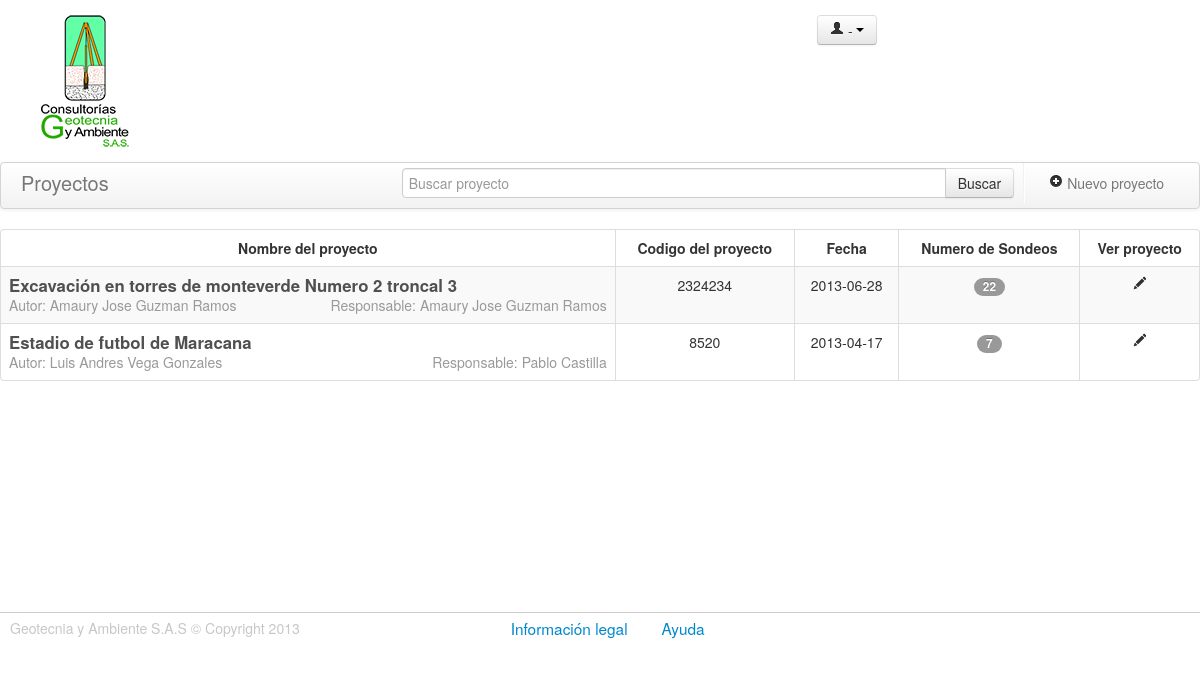
/proyectos.php, run on the app's committed database.
### tables this page shows
CREATE TABLE IF NOT EXISTS `proyectos` (
  `id_proyecto` int(30) NOT NULL AUTO_INCREMENT COMMENT 'Id del proyecto\r\n',
  `codigo_proyecto` int(30) NOT NULL COMMENT 'Codigo unico de proyecto',
  `nombre_proyecto` varchar(200) DEFAULT NULL COMMENT 'Nombre del proyecto',
  `lugar` varchar(200) DEFAULT NULL COMMENT 'Lugar donde se realiza el proyecto\r\n',
  `contratista` varchar(100) DEFAULT NULL COMMENT 'Nombre del contratista\r\n',
  `fecha` date NOT NULL COMMENT 'Fecha del proyecto\r\n',
  `fk_id_autor` int(11) NOT NULL,
  `fk_id_responsable` int(19) NOT NULL,
  `estado` int(11) NOT NULL DEFAULT '1',
  PRIMARY KEY (`id_proyecto`),
  UNIQUE KEY `codigo_proyecto` (`codigo_proyecto`),
  KEY `fk_id_autor` (`fk_id_autor`),
  KEY `fk_id_responsable` (`fk_id_responsable`)
);

CREATE TABLE IF NOT EXISTS `usuarios` (
  `id_usuario` int(30) NOT NULL AUTO_INCREMENT COMMENT 'Id del usuario',
  `cedula` int(30) NOT NULL COMMENT 'Cedula de los usuarios del sistema\r\n',
  `nombres` varchar(100) NOT NULL COMMENT 'Nombres del usuario',
  `apellidos` varchar(100) NOT NULL COMMENT 'Apellidos usuario',
  `tipo` varchar(100) NOT NULL COMMENT 'Tipo de usuario: Laboratorista , Ingeniero , Administrador.',
  `nombre_usuario` varchar(100) NOT NULL COMMENT 'Nombre de usuario',
  `password` varchar(50) NOT NULL COMMENT 'Contraseña',
  `estado` int(11) NOT NULL,
  PRIMARY KEY (`id_usuario`),
  UNIQUE KEY `cedula` (`cedula`)
);

### includes/proyectos.php (called while the page is built, shortened)
<?php
class proyectos extends DataBase {
	function getDatosProyectos( $busqueda = '' ) {
		$retorno = false;
		$sql = "SELECT
					  p.id_proyecto,
					  p.codigo_proyecto,
					  p.nombre_proyecto,
					  p.lugar,
					  p.contratista,
					  p.fecha,
					  p.fk_id_autor,
					  u.Nombres as nombres_autor,
					  u.apellidos as apellidos_autor,
					  p.fk_id_responsable,
					  r.Nombres as nombres_responsable,
					  r.apellidos as apellidos_responsable,
					  (SELECT count(*) FROM sondeos WHERE fk_idproyecto=p.id_proyecto ) AS cantidad
  				FROM
 					  proyectos p,usuarios u,usuarios r
  				where
  				      p.fk_id_autor=u.id_usuario and p.fk_id_responsable=r.id_usuario and p.estado='1'";
		$respuesta = $this->query($sql);
		if ( $respuesta ) {
			$matriz = array();
			while ( $fila = $respuesta->fetch_object() ) {
				$matriz[] = $fila;
			}
			$retorno = $matriz;
		}
		return $retorno;
	}
}
?>

### proyectos.php (the view, shortened to what this page needs)
<?php
  require_once('includes/proyectos.php');
  $data=$_SESSION['usuario'];
  $proyectosClass = new proyectos();
  if(isset($_GET['busqueda'])){
    $proyectos = $proyectosClass->getDatosProyectos($_GET['busqueda']);
  }
  else{
    $proyectos = $proyectosClass->getDatosProyectos();
  }
?>
<!DOCTYPE html>
<html class="no-js">
  <head>
    <link rel="stylesheet" href="assets/css/bootstrap.css">
    <link rel="stylesheet" href="assets/css/base.css">
    <link rel="stylesheet" href="assets/css/proyectos.css">
    <link rel="stylesheet" href="http://code.jquery.com/ui/1.10.1/themes/base/jquery-ui.css" />
  </head>
  <body>
    <div class="row-fluid header">
      <div class="span2">
        <a href="proyectos.php">
          <figure class="logo"></figure>
        </a>
      </div>
      <h3 class="span4 header-title"> </h3>
      <div class="btn-group span3 offset2 datos-perfil ">
        <a class="btn dropdown-toggle" data-toggle="dropdown" href="#">
          <span><i class="icon-user"></i><?php echo $data['tipo']." - ".$data['nombres']." ".$data['apellidos']; ?></span>
            <span class="caret"></span>
        </a>
      </div>
    </div>
    <div class="row-fluid cuerpo-proyectos">
      <div class="navbar">
        <div class="navbar-inner">
          <div class="container">
            <a class="brand" id="listar" href="proyectos.php" data-toggle="tooltip" title="Click listar todos los proyectos">Proyectos</a>
            <ul class="nav pull-right">
              <li class="divider-vertical"></li>
              <li>
                <a href="#Nuevoproyecto" role="button"  data-toggle="modal">
                  <i  class="icon-plus-sign"></i> Nuevo proyecto
                </a>
              </li>
            </ul>
            <form id="buscarProyecto" action="proyectos.php" class="navbar-form pull-right ">
              <div class="input-append  input-block-level">
                <input type="text" name='busqueda' placeholder="Buscar proyecto" class="input-xxlarge" >
                <button type="submit" class="btn" >Buscar</button>
              </div>
            </form>
          </div>
        </div>
      </div>
      <table id="proyectos" class="table table-hover table-striped table-bordered ">
        <thead>
          <tr>
            <th>Nombre del proyecto</th>
            <th>Codigo del proyecto</th>
            <th>Fecha</th>
            <th>Numero de Sondeos </th>
            <th>Ver proyecto</th>
          </tr>
        </thead>
        <tbody>
          <?php if ( count( $proyectos ) ) : ?>
          <?php foreach ( $proyectos as $proyecto ) : ?>
          <tr>
            <td>
              <a  href="sondeos.php?idp=<?php echo $proyecto->id_proyecto; ?>"><span class="pull-left titulo-proyectos brand"><?php echo $proyecto->nombre_proyecto; ?></span></a>
              <br>
              <span class="muted pull-left">Autor: <?php echo $proyecto->nombres_autor.' '.$proyecto->apellidos_autor ?></span>
              <span class="muted pull-right">Responsable: <?php echo $proyecto->nombres_responsable.' '.$proyecto->apellidos_responsable ?></span>
            </td>
            <td><?php echo $proyecto->codigo_proyecto; ?></td>
            <td><?php echo $proyecto->fecha; ?></td>
            <td>
              <span class="badge"><?php echo $proyecto->cantidad; ?></span>
            </td>
            <td>
              <a href="sondeos.php?idp=<?php echo $proyecto->id_proyecto; ?>"><i class="icon-pencil"></i></a>
            </td>
          </tr>
          <?php endforeach; ?>
          <?php endif ?>
        </tbody>
      </table>
    </div>
    <div class="row-fluid footer ">
      <footer class="span12">
        <p class="copiright span4" >Geotecnia y Ambiente S.A.S &copy; Copyright 2013</p>
        <p class="span6 offset1">
          <a href="#legal" role="button" data-toggle="modal" class="links-footer">Información legal</a>
          <a href="#Ayuda" role="button" data-toggle="modal" class="links-footer">Ayuda</a>
        </p>
      </footer>
    </div>
  </body>
</html>

### assets/css/base.css (style rules this page uses)
.logo { background:url(../img/logo_geotecnia.png) no-repeat; height: 134px; width: 90px; transition:all 0.5s ease-in; }
.header { border-bottom: 1px solid #CCC }
.header-title { margin-top: 100px; font-family: 'Open Sans', sans-serif; font-weight: 500; }
.datos-perfil { margin-top: 15px; }
.copiright { color: #c7c7c7; padding-left: 10px; }
.footer { border-top: 1px solid #CCC; padding: 5px 0 0 0 ; }
a.links-footer { font-size: 1.1em; font-weight: 500; padding-right: 30px; transition:all 0.5s ease-in; }

### assets/css/proyectos.css (style rules this page uses)
.header { border-bottom: none; }
.table td { text-align: center; }
.table th { text-align: center; }
.titulo-proyectos { font-weight:600; font-size: 1.2em; color: #505050; }
.cuerpo-proyectos { min-height:450px; }

### data on the page
proyectos: nombre_proyecto "Excavación en torres de monteverde Numero 2 troncal 3", fk_id_autor.nombres "Amaury Jose", fk_id_autor.apellidos "Guzman Ramos", codigo_proyecto "2324234", fecha "2013-06-28", cantidad "22"
proyectos: nombre_proyecto "Estadio de futbol de Maracana", fk_id_autor.nombres "Luis Andres", fk_id_autor.apellidos "Vega Gonzales", fk_id_responsable.nombres "Pablo", fk_id_responsable.apellidos "Castilla", codigo_proyecto "8520", fecha "2013-04-17", cantidad "7"
